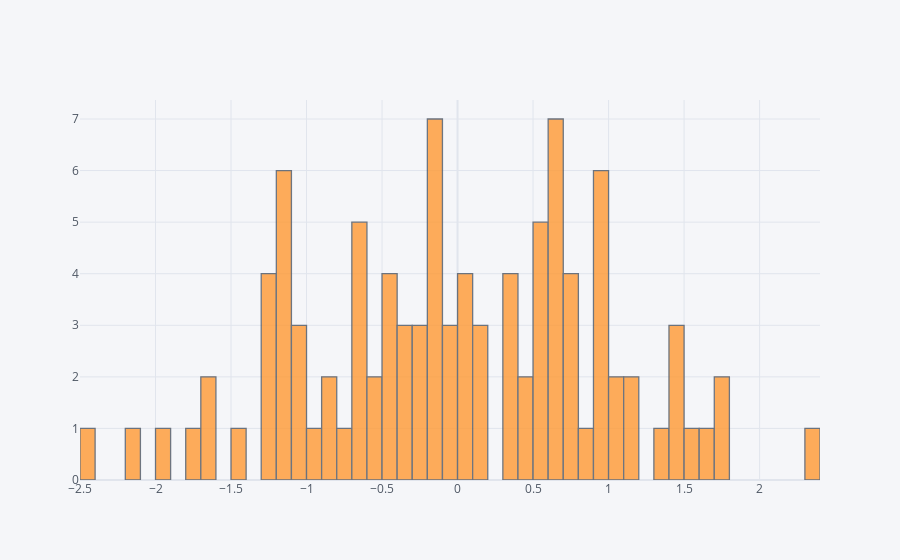

Write notebook code for a chart like this one.
### Code cell
df1['A'].iplot(kind="hist", bins=50)

### Figure 1 — Plotly figure (JSON) as saved in the notebook; plotly's stock layout.template omitted (floating-point values rounded to 4 significant figures)
{"data": [{"histfunc": "count", "histnorm": "", "marker": {"color": "rgba(255, 153, 51, 1.0)", "line": {"color": "#4D5663", "width": 1.3}}, "name": "A", "nbinsx": 50, "opacity": 0.8, "orientation": "v", "type": "histogram", "x": [-0.6616, -0.1076, -0.2898, 0.1384, -0.1172, 0.9288, -0.1281, 1.626, -1.162, -0.4559, 0.5103, 1.452, 1.313, -0.162, -0.381, 0.9621, -0.6811, 0.639, 0.4799, 0.6129, 0.6241, -1.156, -0.9436, 1.14, 1.013, 0.1433, -1.173, 0.4675, -1.625, 0.6699, 0.8953, -0.4912, 1.055, 0.5666, -0.4624, 1.767, -1.935, -0.1183, -1.094, -0.8993, -0.5099, 0.9702, 0.6736, 0.764, -1.132, -1.6, -1.775, 0.627, -0.542, 0.5071, -1.128, -0.8003, -0.1239, 0.9225, 0.967, 0.7304, -0.6783, -0.6015, -1.055, 0.04066, 0.3281, 0.7188, 0.3903, -0.2152, 0.09995, 2.353, -0.08891, -0.4201, -1.209, -0.6242, 0.07945, -0.39, -1.193, 0.5017, 0.36, -0.2627, 0.01509, -1.235, -1.27, -0.149, 0.3932, -0.01053, 0.7498, -0.3868, 1.423, -2.107, 0.6962, -1.035, -1.261, 1.525, 0.9985, 1.734, -1.43, 1.454, -0.7447, -2.44, 0.1571, -0.0005165, 1.125, 0.5668]}], "layout": {"barmode": "overlay", "legend": {"bgcolor": "#F5F6F9", "font": {"color": "#4D5663"}}, "paper_bgcolor": "#F5F6F9", "plot_bgcolor": "#F5F6F9", "title": {"font": {"color": "#4D5663"}}, "xaxis": {"gridcolor": "#E1E5ED", "showgrid": true, "tickfont": {"color": "#4D5663"}, "title": {"font": {"color": "#4D5663"}, "text": ""}, "zerolinecolor": "#E1E5ED"}, "yaxis": {"gridcolor": "#E1E5ED", "showgrid": true, "tickfont": {"color": "#4D5663"}, "title": {"font": {"color": "#4D5663"}, "text": ""}, "zerolinecolor": "#E1E5ED"}}}
